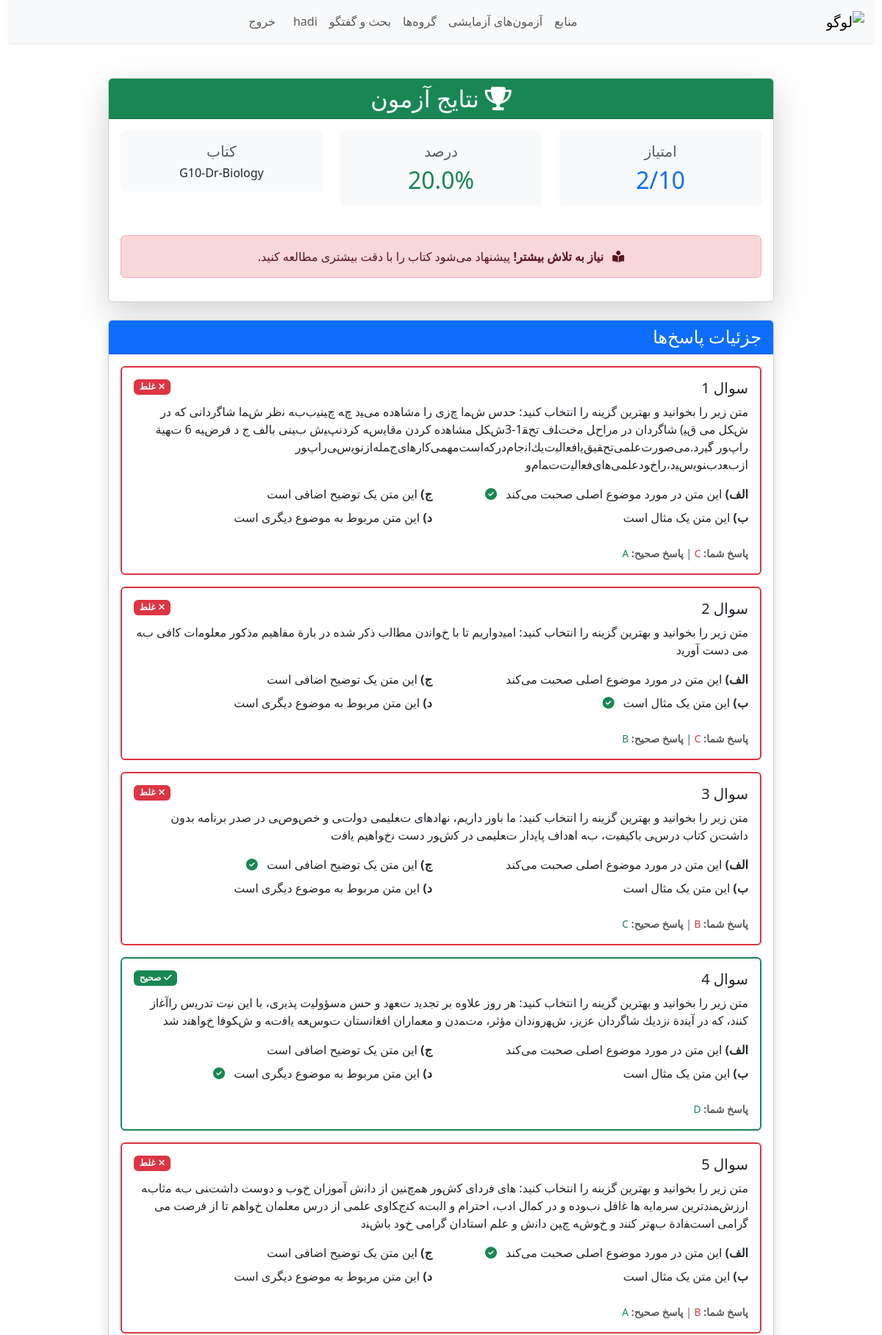
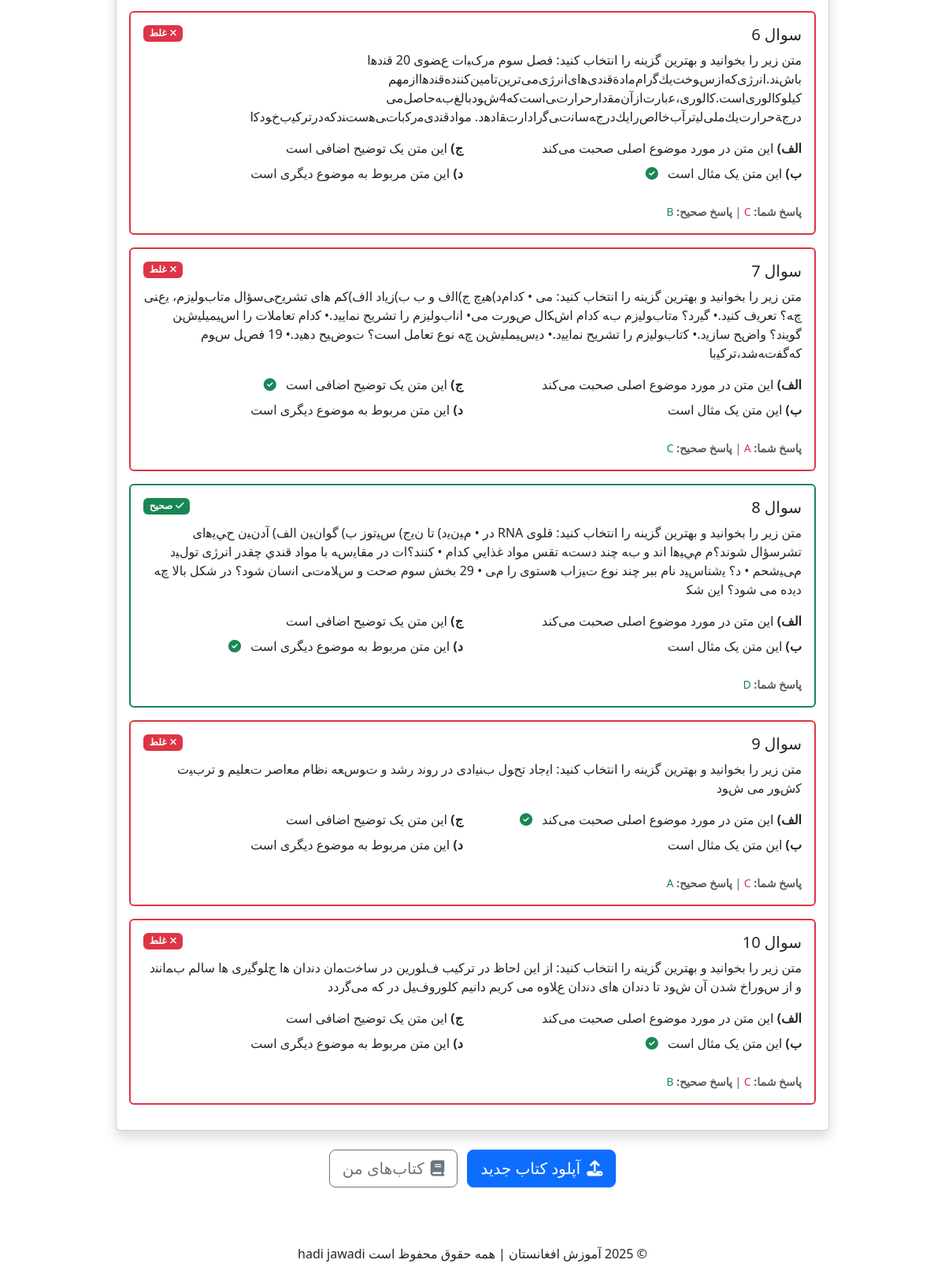
The app's page /upload/results/2/ (signed in) with its own data (2 pictures, top to bottom).
### upload_book_app/models.py (models this page shows, shortened)
class QuizSession(models.Model):
    user = models.ForeignKey(User, on_delete=models.CASCADE, related_name='quiz_sessions')
    book = models.ForeignKey(Book, on_delete=models.CASCADE, related_name='quiz_sessions')
    started_at = models.DateTimeField(auto_now_add=True)
    completed_at = models.DateTimeField(null=True, blank=True)
    score = models.IntegerField(default=0)
    total_questions = models.IntegerField(default=0)
    def calculate_percentage(self):
        if self.total_questions > 0:
            return round((self.score / self.total_questions) * 100, 2)
        return 0

class Book(models.Model):
    title = models.CharField(max_length=255, blank=True)
    pdf_file = models.FileField(upload_to='books/')
    uploaded_by = models.ForeignKey(User, on_delete=models.CASCADE, related_name='uploaded_books')
    uploaded_at = models.DateTimeField(auto_now_add=True)
    extracted_text = models.TextField(blank=True)

class Answer(models.Model):
    quiz_session = models.ForeignKey(QuizSession, on_delete=models.CASCADE, related_name='answers')
    question = models.ForeignKey(Question, on_delete=models.CASCADE)
    selected_answer = models.CharField(max_length=1, choices=[('A', 'A'), ('B', 'B'), ('C', 'C'), ('D', 'D')])
    is_correct = models.BooleanField(default=False)
    answered_at = models.DateTimeField(auto_now_add=True)
    class Meta:
        unique_together = ['quiz_session', 'question']

class Question(models.Model):
    book = models.ForeignKey(Book, on_delete=models.CASCADE, related_name='questions')
    question_text = models.TextField()
    option_a = models.CharField(max_length=500)
    option_b = models.CharField(max_length=500)
    option_c = models.CharField(max_length=500)
    option_d = models.CharField(max_length=500)
    correct_answer = models.CharField(max_length=1, choices=[('A', 'A'), ('B', 'B'), ('C', 'C'), ('D', 'D')])
    created_at = models.DateTimeField(auto_now_add=True)

### upload_book_app/views.py (the view)
# urls.py: path("results/<int:session_id>/", views.quiz_results, name="quiz_results"),
@login_required
def quiz_results(request, session_id):
    quiz_session = get_object_or_404(QuizSession, id=session_id, user=request.user)
    answers = Answer.objects.filter(quiz_session=quiz_session).select_related('question')
    context = {
        'quiz_session': quiz_session,
        'answers': answers,
        'percentage': quiz_session.calculate_percentage(),
    }
    return render(request, 'upload_book_app/pages/results.html', context)

### upload_book_app/templates/upload_book_app/pages/results.html (shortened to what this page needs)
{% include "includes/header.html" %}
<div class="container">
    {% block content %}
    <div class="container mt-5">
        <div class="row justify-content-center">
            <div class="col-md-10">
                <div class="card shadow-lg mb-4">
                    <div class="card-header bg-success text-white text-center">
                        <h2 class="mb-0"><i class="fas fa-trophy me-2"></i>نتایج آزمون</h2>
                    </div>
                    <div class="card-body text-center">
                        <div class="row">
                            <div class="col-md-4 mb-3">
                                <div class="p-3 bg-light rounded">
                                    <h5 class="text-muted">امتیاز</h5>
                                    <h2 class="text-primary mb-0">{{ quiz_session.score }}/{{ quiz_session.total_questions }}</h2>
                                </div>
                            </div>
                            <div class="col-md-4 mb-3">
                                <div class="p-3 bg-light rounded">
                                    <h5 class="text-muted">درصد</h5>
                                    <h2 class="text-success mb-0">{{ percentage }}%</h2>
                                </div>
                            </div>
                            <div class="col-md-4 mb-3">
                                <div class="p-3 bg-light rounded">
                                    <h5 class="text-muted">کتاب</h5>
                                    <h6 class="mb-0">{{ quiz_session.book.title }}</h6>
                                </div>
                            </div>
                        </div>
                        <div class="mt-4">
                            {% if percentage >= 80 %}
                                <div class="alert alert-success">
                                    <i class="fas fa-star me-2"></i>
                                    <strong>عالی!</strong> عملکرد شما بسیار خوب بود.
                                </div>
                            {% elif percentage >= 60 %}
                                <div class="alert alert-info">
                                    <i class="fas fa-thumbs-up me-2"></i>
                                    <strong>خوب!</strong> عملکرد شما قابل قبول است.
                                </div>
                            {% elif percentage >= 40 %}
                                <div class="alert alert-warning">
                                    <i class="fas fa-exclamation-triangle me-2"></i>
                                    <strong>متوسط!</strong> بهتر است کتاب را دوباره مطالعه کنید.
                                </div>
                            {% else %}
                                <div class="alert alert-danger">
                                    <i class="fas fa-book-reader me-2"></i>
                                    <strong>نیاز به تلاش بیشتر!</strong> پیشنهاد می‌شود کتاب را با دقت بیشتری مطالعه کنید.
                                </div>
                            {% endif %}
                        </div>
                    </div>
                </div>
                <div class="card shadow">
                    <div class="card-header bg-primary text-white">
                        <h4 class="mb-0">جزئیات پاسخ‌ها</h4>
                    </div>
                    <div class="card-body">
                        {% for answer in answers %}
                        <div class="card mb-3 {% if answer.is_correct %}border-success{% else %}border-danger{% endif %}">
                            <div class="card-body">
                                <div class="d-flex justify-content-between align-items-start mb-2">
                                    <h5 class="mb-0">سوال {{ forloop.counter }}</h5>
                                    {% if answer.is_correct %}
                                        <span class="badge bg-success">
                                            <i class="fas fa-check me-1"></i>صحیح
                                        </span>
                                    {% else %}
                                        <span class="badge bg-danger">
                                            <i class="fas fa-times me-1"></i>غلط
                                        </span>
                                    {% endif %}
                                </div>
                                <p class="mb-3">{{ answer.question.question_text }}</p>
                                <div class="row">
                                    <div class="col-md-6">
                                        <div class="mb-2">
                                            <strong>الف)</strong> {{ answer.question.option_a }}
                                            {% if answer.question.correct_answer == 'A' %}
                                                <i class="fas fa-check-circle text-success ms-2"></i>
                                            {% endif %}
                                        </div>
                                        <div class="mb-2">
                                            <strong>ب)</strong> {{ answer.question.option_b }}
                                            {% if answer.question.correct_answer == 'B' %}
                                                <i class="fas fa-check-circle text-success ms-2"></i>
                                            {% endif %}
                                        </div>
                                    </div>
                                    <div class="col-md-6">
                                        <div class="mb-2">
                                            <strong>ج)</strong> {{ answer.question.option_c }}
                                            {% if answer.question.correct_answer == 'C' %}
                                                <i class="fas fa-check-circle text-success ms-2"></i>
                                            {% endif %}
                                        </div>
                                        <div class="mb-2">
                                            <strong>د)</strong> {{ answer.question.option_d }}
                                            {% if answer.question.correct_answer == 'D' %}
                                                <i class="fas fa-check-circle text-success ms-2"></i>
                                            {% endif %}
                                        </div>
                                    </div>
                                </div>
                                <div class="mt-3">
                                    <small class="text-muted">
                                        <strong>پاسخ شما:</strong>
                                        <span class="{% if answer.is_correct %}text-success{% else %}text-danger{% endif %}">
                                            {{ answer.selected_answer }}
                                        </span>
                                        {% if not answer.is_correct %}
                                            | <strong>پاسخ صحیح:</strong>
                                            <span class="text-success">{{ answer.question.correct_answer }}</span>
                                        {% endif %}
                                    </small>
                                </div>
                            </div>
                        </div>
                        {% endfor %}
                    </div>
                </div>
                <div class="text-center mt-4 mb-5">
                    <a href="{% url 'upload_book_app:upload_book' %}" class="btn btn-primary btn-lg me-2">
                        <i class="fas fa-upload me-2"></i>آپلود کتاب جدید
                    </a>
                    <a href="{% url 'upload_book_app:my_books' %}" class="btn btn-outline-secondary btn-lg">
                        <i class="fas fa-book me-2"></i>کتاب‌های من
                    </a>
                </div>
            </div>
        </div>
    </div>
    {% endblock content %}
</div>
{% include 'includes/footer.html' %}

### templates/includes/header.html (shortened to what this page needs)
{% extends 'includes/base.html'%}
  {%block content%}
    <nav class="navbar navbar-expand-sm navbar-light bg-light shadow-sm">
        <div class="container-fluid">
            <a class="navbar-brand flex items-center" href="#">
                <img src="" alt="لوگو" width="40" height="40" class="me-2 img-fluid">
            </a>
            <div class="collapse navbar-collapse" id="navbarNav">
                <ul class="navbar-nav mx-auto text-center">
                    <li class="nav-item"><a class="nav-link" href="/resources/">منابع</a></li>
                    <li class="nav-item"><a class="nav-link" href="/mock-tests/">آزمون‌های آزمایشی</a></li>
                    <li class="nav-item"><a class="nav-link" href="{% url 'groups_app:create_group' %}">گروه‌ها</a></li>
                    <li class="nav-item"><a class="nav-link" href="{% url 'discussion_app:list' %}">بحث و گفتگو</a></li>
                    {% if user.is_authenticated %}
                    <li class="nav-item"><a class="nav-link" href="/discussion/">{{ request.user.username }}</a></li>
                    <li class="nav-item"><a class="nav-link btn btn-primary ms-lg-2 mt-2 mt-lg-0" href="/account/login/">خروج</a></li>
                    {% else %}
                    <li class="nav-item"><a class="nav-link btn btn-primary ms-lg-2 mt-2 mt-lg-0" href="/account/login/">ورود</a></li>
                    <li class="nav-item"><a class="nav-link btn btn-outline-primary ms-lg-2 mt-2 mt-lg-0" href="/account/register/">ثبت نام</a></li>
                    {% endif %}
                </ul>
            </div>
        </div>
    </nav>
  {%endblock content%}

### upload_book_app/templates/upload_book_app/pages/results.html (style rules this page uses)
.border-success { border-width: 2px !important; }
.border-danger { border-width: 2px !important; }

### records on screen
QuizSession: score "2", total_questions "10", book "G10-Dr-Biology"
Answer: is_correct False (drawn), question.question_text "متن زیر را بخوانید و بهترین گزینه را انتخاب کنید: حدس شﻤا چ‌زى را ﻣشاﻫده ﻣﻰﻴد چﻪ چﻴﻨﻴب‌بﻪ ﻧظر شﻤا شاﮔرداﻧﻰ ﻛﻪ در شﻜﻞ ﻣﻰ قﻴ) شاﮔردان در ﻣراحﻞ ﻣختﻠف تحﻘ1-3شﻜﻞ مشاﻫده کردن ﻣقاﻳسﻪ کردنپﻴش بﻴﻨﻰ باﻟﻒ ج د فرضﻴﻪ 6 تﻬﻴﺔ راپﻮر ‌ﮔﻴرد.‌ﻣﻰ‌ﺻﻮرت‌ﻋﻠﻤﻰ‌تحﻘﻴﻖ‌ﻳا‌ﻓﻌاﻟﻴت‌ﻳﻚ‌اﻧجام‌در‌ﻛﻪ‌است‌ﻣﻬﻤﻰ‌ﻛارﻫاى‌جﻤﻠﻪ‌از‌ﻧﻮﻳسﻰ‌راپﻮر ‌از‌بﻌد‌بﻨﻮﻳسﻴد،‌را‌خﻮد‌ﻋﻠﻤﻰ‌ﻫاى‌ﻓﻌاﻟﻴت‌تﻤام‌و", question.option_a "این متن در مورد موضوع اصلی صحبت می‌کند", question.option_b "این متن یک مثال است", question.option_c "این متن یک توضیح اضافی است", question.option_d "این متن مربوط به موضوع دیگری است", question.correct_answer "A"
Answer: is_correct False (drawn), question.question_text "متن زیر را بخوانید و بهترین گزینه را انتخاب کنید: اﻣﻴدوارﻳﻢ تا با خﻮاﻧدن ﻣﻄاﻟب ذﻛر شده در بارة ﻣﻔاﻫﻴﻢ ﻣذﻛﻮر ﻣﻌﻠﻮﻣات ﻛاﻓﻰ بﻪ ﻣﻰ دست آورﻳد", question.option_a "این متن در مورد موضوع اصلی صحبت می‌کند", question.option_b "این متن یک مثال است", question.option_c "این متن یک توضیح اضافی است", question.option_d "این متن مربوط به موضوع دیگری است", question.correct_answer "B"
Answer: is_correct False (drawn), question.question_text "متن زیر را بخوانید و بهترین گزینه را انتخاب کنید: ﻣا باور دارﻳﻢ، ﻧﻬادﻫاى تﻌﻠﻴﻤﻰ دوﻟتﻰ و خصﻮصﻰ در صدر برﻧاﻣﻪ بدون داشتﻦ ﻛتاب درسﻰ باﻛﻴﻔﻴت، بﻪ اﻫداف پاﻳدار تﻌﻠﻴﻤﻰ در ﻛشﻮر دست ﻧخﻮاﻫﻴﻢ ﻳاﻓت", question.option_a "این متن در مورد موضوع اصلی صحبت می‌کند", question.option_b "این متن یک مثال است", question.option_c "این متن یک توضیح اضافی است", question.option_d "این متن مربوط به موضوع دیگری است", question.correct_answer "C"
Answer: is_correct True (drawn), question.question_text "متن زیر را بخوانید و بهترین گزینه را انتخاب کنید: ﻫر روز ﻋﻼوه بر تجدﻳد تﻌﻬد و حس ﻣسؤوﻟﻴت پذﻳرى، با اﻳﻦ ﻧﻴت تدرﻳس راآﻏاز ﻛﻨﻨد، ﻛﻪ در آﻳﻨدة ﻧزدﻳﻚ شاﮔردان ﻋزﻳز، شﻬروﻧدان ﻣؤثر، ﻣتﻤدن و ﻣﻌﻤاران اﻓﻐاﻧستان تﻮسﻌﻪ ﻳاﻓتﻪ و شﻜﻮﻓا خﻮاﻫﻨد شد", question.option_a "این متن در مورد موضوع اصلی صحبت می‌کند", question.option_b "این متن یک مثال است", question.option_c "این متن یک توضیح اضافی است", question.option_d "این متن مربوط به موضوع دیگری است", selected_answer "D"
Answer: is_correct False (drawn), question.question_text "متن زیر را بخوانید و بهترین گزینه را انتخاب کنید: ﻫاى ﻓرداى ﻛشﻮر ﻫﻤچﻨﻴﻦ از داﻧش آﻣﻮزان خﻮب و دوست داشتﻨﻰ بﻪ ﻣثابﻪ ارزشﻤﻨدترﻳﻦ سرﻣاﻳﻪ ﻫا ﻏاﻓﻞ ﻧبﻮده و در ﻛﻤال ادب، احترام و اﻟبتﻪ ﻛﻨجﻜاوى ﻋﻠﻤﻰ از درس ﻣﻌﻠﻤان خﻮاﻫﻢ تا از ﻓرصت ﻣﻰ ﮔراﻣﻰ استﻔادة بﻬتر ﻛﻨﻨد و خﻮشﻪ چﻴﻦ داﻧش و ﻋﻠﻢ استادان ﮔراﻣﻰ خﻮد باشﻨد", question.option_a "این متن در مورد موضوع اصلی صحبت می‌کند", question.option_b "این متن یک مثال است", question.option_c "این متن یک توضیح اضافی است", question.option_d "این متن مربوط به موضوع دیگری است", question.correct_answer "A"
Answer: is_correct False (drawn), question.question_text "متن زیر را بخوانید و بهترین گزینه را انتخاب کنید: فصل سوم ﻣرکﺒات عﻀﻮى 20 ﻗﻨدﻫا باشﻨد.‌اﻧرژى‌ﻛﻪ‌از‌سﻮخت‌ﻳﻚ‌ﮔرام‌ﻣادة‌ﻗﻨدى‌‌ﻫاى‌اﻧرژى‌ﻣﻰ‌ترﻳﻦ‌تاﻣﻴﻦ‌ﻛﻨﻨده‌ﻗﻨدﻫا‌از‌ﻣﻬﻢ ‌ﻛﻴﻠﻮﻛاﻟﻮرى‌است.‌ﻛاﻟﻮرى،‌ﻋبارت‌از‌آن‌ﻣﻘدار‌حرارتﻰ‌است‌ﻛﻪ‌4شﻮد‌باﻟﻎ‌بﻪ‌حاﺻﻞ‌ﻣﻰ درجﺔ‌حرارت‌ﻳﻚ‌ﻣﻠﻰ‌ﻟﻴتر‌آب‌خاﻟص‌را‌ﻳﻚ‌درجﻪ‌ساﻧتﻰ‌ﮔراد‌ارتﻘا‌دﻫد.‌ ﻣﻮاد‌ﻗﻨدى‌ﻣرﻛباتﻰ‌ﻫستﻨد‌ﻛﻪ‌در‌ترﻛﻴب‌خﻮد‌ﻛا", question.option_a "این متن در مورد موضوع اصلی صحبت می‌کند", question.option_b "این متن یک مثال است", question.option_c "این متن یک توضیح اضافی است", question.option_d "این متن مربوط به موضوع دیگری است", question.correct_answer "B"
Answer: is_correct False (drawn), question.question_text "متن زیر را بخوانید و بهترین گزینه را انتخاب کنید: ﻣﻰ • ﻛدام‌د)ﻫﻴچ ج)اﻟف و ب ب)زﻳاد اﻟف)ﻛﻢ ﻫاى تشرﻳحﻰ‌سؤال ﻣتابﻮﻟﻴزم، ﻳعﻨﻰ چﻪ؟ تعرﻳف ﻛﻨﻴد.• ﮔﻴرد؟‌ ﻣتابﻮﻟﻴزم بﻪ ﻛدام اشﻜال صﻮرت ﻣﻰ• اﻧابﻮﻟﻴزم را تشرﻳﺢ ﻧﻤاﻳﻴد.• ﻛدام تعاﻣﻼت را اسﻴﻤﻴﻠﻴشﻦ ﮔﻮﻳﻨد؟ واضﺢ سازﻳد.• ﻛتابﻮﻟﻴزم را تشرﻳﺢ ﻧﻤاﻳﻴد.• دﻳسﻴﻤﻠﻴشﻦ چﻪ ﻧﻮع تعاﻣﻞ است؟ تﻮضﻴﺢ دﻫﻴد.• 19 فصﻞ سﻮم ﻛﻪ‌ﮔﻔتﻪ‌شد،‌ترﻛﻴبا", question.option_a "این متن در مورد موضوع اصلی صحبت می‌کند", question.option_b "این متن یک مثال است", question.option_c "این متن یک توضیح اضافی است", question.option_d "این متن مربوط به موضوع دیگری است", question.correct_answer "C"
Answer: is_correct True (drawn), question.question_text "متن زیر را بخوانید و بهترین گزینه را انتخاب کنید: قلوى RNA در • مﻴنﻳد) تا نﻳج) سﻴتوز ب) گوانﻴن الف) آدنﻴن حﻲﻳﻫاى تشر‌سؤال شوند؟‌م مﻲﻴﻫا اند و بﻪ چند دستﻪ تقس‌ مواد غذاﻳﻲ کدام • کنند؟‌ات در مقاﻳسﻪ با مواد قندي چقدر انرژى تولﻴد مﻰﻴشحم • د؟ ﻳشناسﻴد نام ببر‌ چند نوع تﻴزاب ﻫستوى را مﻰ • 29 بخش سوم ﺻحت و سﻼﻣتﻰ اﻧسان ﺷﻮد؟ در ﺷﻜﻞ باﻻ چﻪ دﻳده ﻣﻰ ﺷﻮد؟ اﻳﻦ ﺷﻜ", question.option_a "این متن در مورد موضوع اصلی صحبت می‌کند", question.option_b "این متن یک مثال است", question.option_c "این متن یک توضیح اضافی است", question.option_d "این متن مربوط به موضوع دیگری است", selected_answer "D"
Answer: is_correct False (drawn), question.question_text "متن زیر را بخوانید و بهترین گزینه را انتخاب کنید: اﻳجاد تحﻮل بﻨﻴادى در روﻧد رشد و تﻮسﻌﻪ ﻧظام ﻣﻌاصر تﻌﻠﻴﻢ و تربﻴت ﻛشﻮر ﻣﻰ شﻮد", question.option_a "این متن در مورد موضوع اصلی صحبت می‌کند", question.option_b "این متن یک مثال است", question.option_c "این متن یک توضیح اضافی است", question.option_d "این متن مربوط به موضوع دیگری است", question.correct_answer "A"
Answer: is_correct False (drawn), question.question_text "متن زیر را بخوانید و بهترین گزینه را انتخاب کنید: از اﻳﻦ ﻟحاظ در ترﻛﻴﺐ ‌فﻠﻮرﻳﻦ در ساﺧتﻤان دﻧدان ﻫا جﻠﻮﮔﻴرى ‌ﻫا ساﻟﻢ بﻤاﻧﻨد و از سﻮراخ شدن آن‌ شﻮد تا دﻧدان‌ ﻫاى دﻧدان عﻼوه ﻣﻰ‌ ﻛرﻳﻢ داﻧﻴﻢ ﻛﻠﻮروفﻴﻞ در ‌ﻛﻪ ﻣﻰ‌ﮔردد", question.option_a "این متن در مورد موضوع اصلی صحبت می‌کند", question.option_b "این متن یک مثال است", question.option_c "این متن یک توضیح اضافی است", question.option_d "این متن مربوط به موضوع دیگری است", question.correct_answer "B"

### other values on screen
{{ request.user.username }} "hadi"
{{ percentage }} "20.0"
